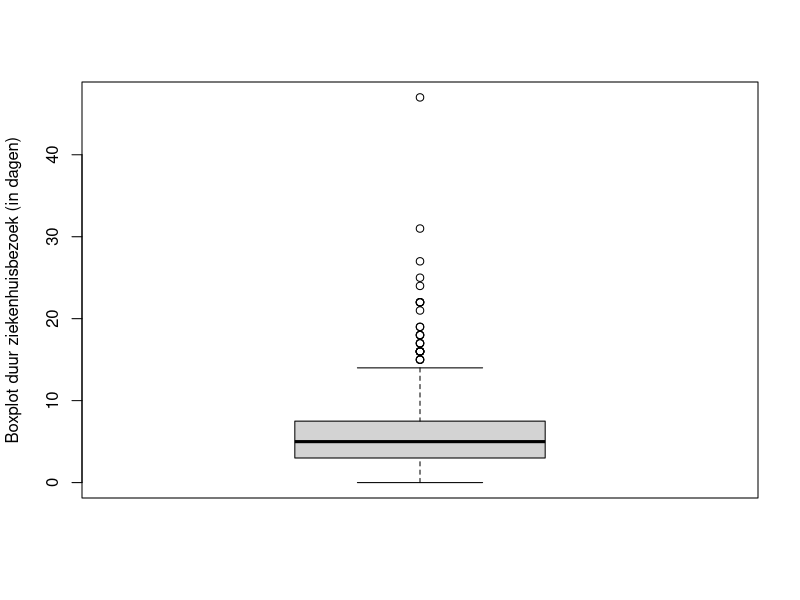
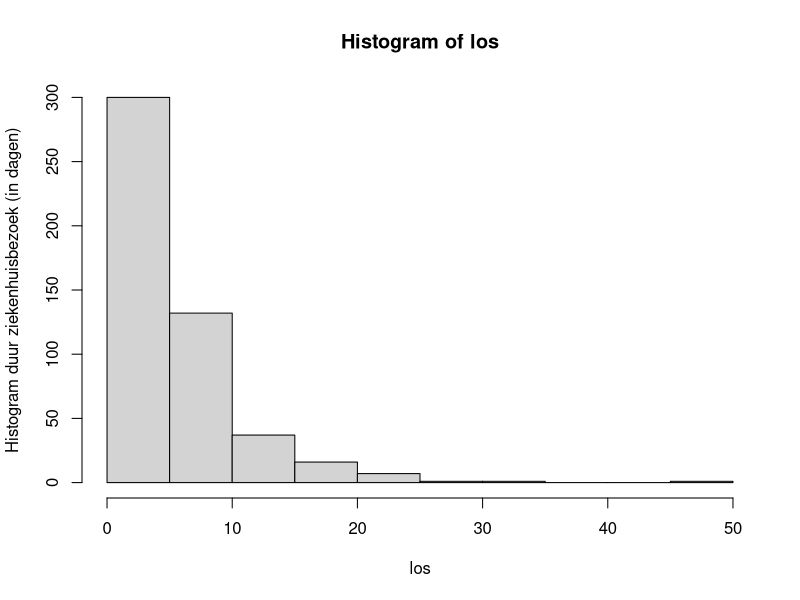
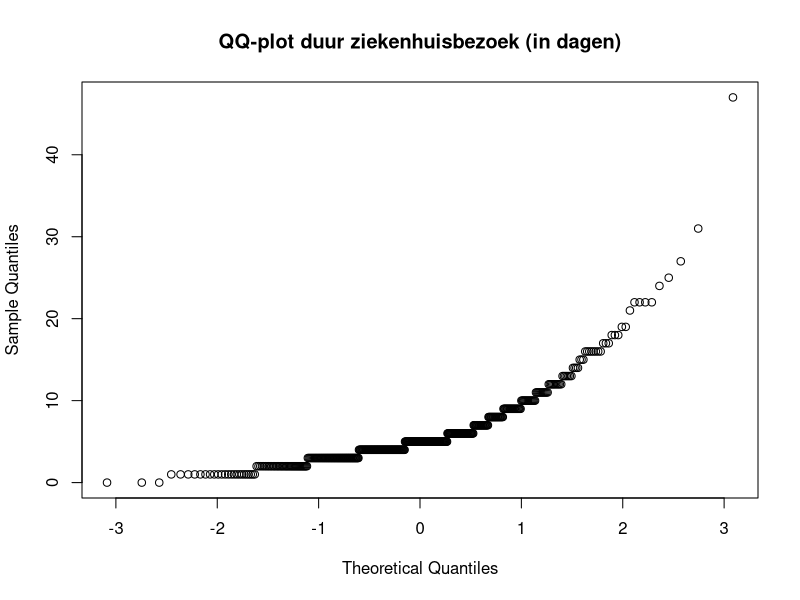
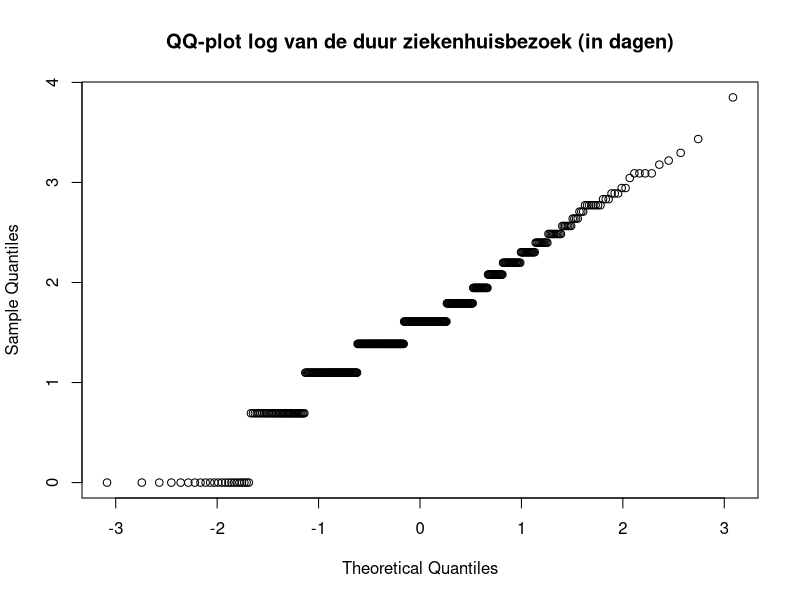
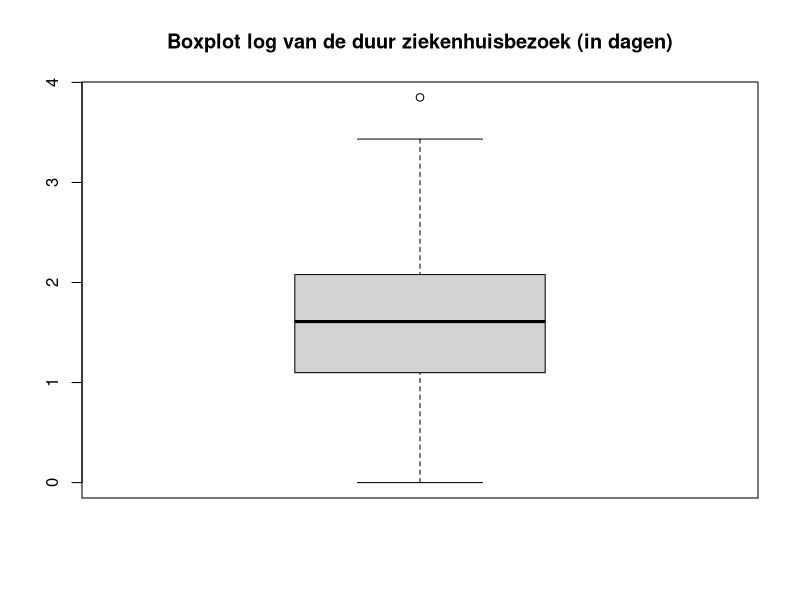
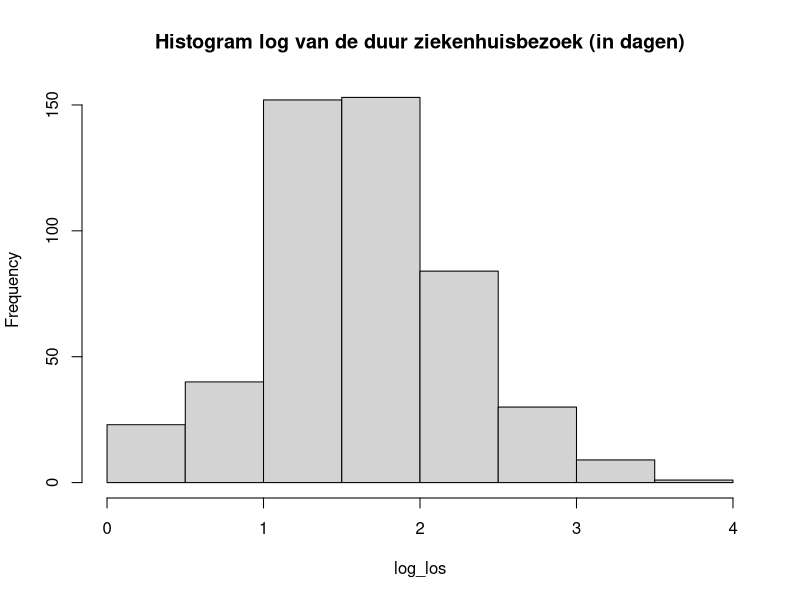
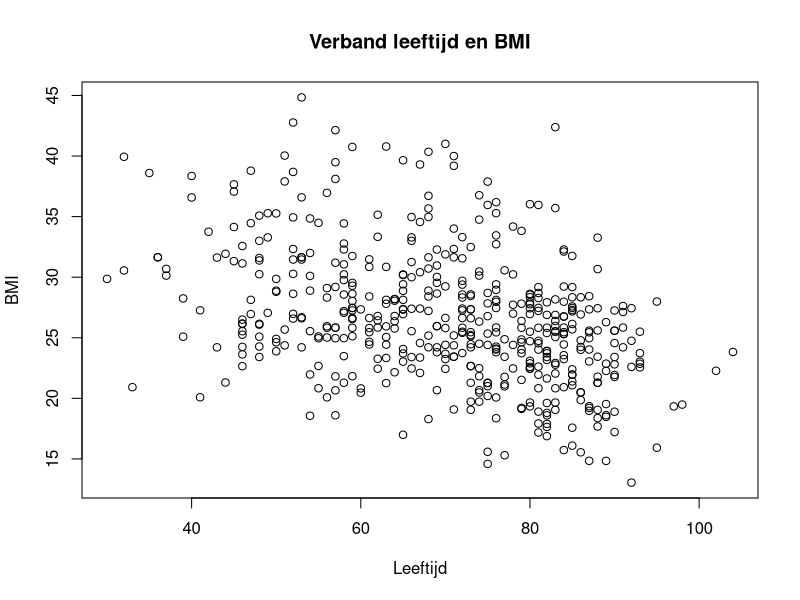

The R source for these figures, in order:
# Gegevens van heart.csv bestand
data <- read.table(file="heart.csv",header=TRUE,sep=";",dec=",")

# Verwijder de nodige rijen op basis van studienummer s0181217
i <- 2
j <- 1
k <- 7
data <- data[-c(k+1, j+1, i+1, j*k+1, i*j+1, i*k+1, i*j*k+1, i+j+k+1), ]

# 1. Bestudeer en bespreek de verdeling van de variabele los.
# Bespreek hiertoe gepaste grafische voorstellingen
# Ga ook op een formele manier na of de gegevens normaal verdeeld zijn.
# Indien dit niet het geval is, in welke zin wijken de gegevens af van normaal verdeelde gegevens.
# Kan je de gegevens transformeren naar normaal verdeelde gegevens? Bespreek.
print("1. Variabele los")
print("-------------------------------------------")

los <- data$los
print(paste0("IQR: ", IQR(los)))
print(paste0("standaardeviatie: ", sd(los)))
min_max <- range(data$los)
min <- min_max[1]
max <- min_max[2]
print(paste0("Min: ", min))
print(paste0("Max: ", max))
print(paste0("Range: ", max-min))
shapiro.test(los)
print(paste0("Shapiro: ", "W = 0.76851, p-value < 2.2e-16")) # Shapiro test om aan te tonen dat het niet normala verdeeld is, resultaat shapiro.test(los) er zelf ingeplakt, aangezien die functie de data returnt
boxplot(los, ylab="Boxplot duur ziekenhuisbezoek (in dagen)") # Boxplot assymetrisch
hist(los, ylab="Histogram duur ziekenhuisbezoek (in dagen)") # Assymetrisch # https://www.datamentor.io/r-programming/histogram/
# https://www.rdocumentation.org/packages/stats/versions/3.6.2/topics/qqnorm
# https://stackoverflow.com/questions/15589601/print-string-and-variable-contents-on-the-same-line-in-r
# https://stackoverflow.com/questions/6123378/how-to-read-in-numbers-with-a-comma-as-decimal-separator
# Strategie Computerzitting R1 2 p.4
qqnorm(los, main="QQ-plot duur ziekenhuisbezoek (in dagen)") # Qqnorm om te bepalen of normaal verdeeld, indien normaal zou dit lineair moeten zijn
# Bovenstaand plot vertoont een exponentieel verband, onderzoeken of we een lineair verband krijgen indien we de log nemen
log_los <- log(los)
log_los <- log_los[is.finite(log_los)] # Verwijder de oneindige waarden (met oneindig wil R niet plotten bij mij) # src: https://stackoverflow.com/questions/36590230/how-to-remove-rows-with-inf-from-a-dataframe-in-r
qqnorm(log_los, main="QQ-plot log van de duur ziekenhuisbezoek (in dagen)")
boxplot(log_los, main="Boxplot log van de duur ziekenhuisbezoek (in dagen)")
hist(log_los, main="Histogram log van de duur ziekenhuisbezoek (in dagen)")
avg <- mean(log_los)
sdev <- sd(log_los)
print(paste0("Approx: X~N(", avg, ", ", sdev, ")"))
shapiro.test(log_los)
print(paste0("Shapiro: ", "W = 0.97409, p-value = 1.197e-07")) # De log data is wel normaal verdeeld, # W staat voor r_Q # p-waarde zo laag waarschijnlijk door discrete dagen


# 2. Hangt de duur van het ziekenhuisverblijf af van het levend of gestorven zijn van de
# patiënten? M.a.w. is de duur van het ziekenhuisverblijf identiek verdeeld bij de popu-
# latie levende en gestorven patiënten? Voer een gepaste test uit.
print("2. Verband duur, dead/alive")
print("-------------------------------------------")

# H_0: m = m
# H_1: m != m
# Schatter voor gemiddelde en sd ziekenhuisverblijf en zien of beide groepen binnen het aanvaardingsgebied vallen
# Onduidelijk levend/gestorven na laatste opvolging of in het ziekenhuis, ik ga ervan uit dat het bij de laatste opvolging is
alive <- data$los[data$fstat=="0"] # Patienten levend bij laatste opvolging
dead <- data$los[data$fstat=="1"] # Patienten dood bij laatste opvolging
var.test(alive, dead) # 0.6906 > 0.05 -> Var dus hetzelfde
t.test(dead, alive, var.equal=TRUE) # 0.08266 > 0.05 -> H0 aanvaarden (zijn dus hetzelfde) -> Niet afhankelijk

# p-value 0.08266 > 0.05 -> Reject, er is dus wel een verband tussen de twee

# 3. Ga na of er een verband is tussen het type hartinfarct en de ontslagstatus uit het ziekenhuis
# na opname. Voer opnieuw een gepaste test uit.
# H_0: ze zijn afhankelijk van elkaar
# H_1: Niet afhankelijk van elkaar
print("3. Verband type hartinfarct/ontslagstatus")
print("-------------------------------------------")
# Discrete variabelen: X^2 test
# Leuk tabelletje opstellen
# alive ( Q golf, geen Q golf) # linksboven 0,0
# dead ( Q golf, geen Q golf) # rechtsonder 1,1
dstat <- data$dstat
mitype <- data$mitype

alive <- c(nrow(data[dstat=="0" & mitype=="0",]), nrow(data[dstat=="0" & mitype=="1",]))
dead <- c(nrow(data[dstat=="1" & mitype=="0",]), nrow(data[dstat=="1" & mitype=="1",]))
ctable <- data.frame(alive, dead)

chiSq <- chisq.test(ctable)
chiSq
chiSq$observed
chiSq$expected

noqray <- c(nrow(data[dstat=="0" & mitype=="0",]), nrow(data[dstat=="1" & mitype=="0",]))
qray <- c(nrow(data[dstat=="0" & mitype=="1",]), nrow(data[dstat=="1" & mitype=="1",]))
ctable <- data.frame(noqray, qray)

chiSq <- chisq.test(ctable)
chiSq
chiSq$observed
chiSq$expected

# p-value 0.9306 > 0.05, H0 wordt dus aanvaard (Ze zijn dus onafhankelijk van elkaar)



# 4. Kan je uit de leeftijd van de patiënt het BMI voorspellen? Beschrijf uitvoerig.
# Verband tussen twee continue variabelen
print("4. Leeftijd voorspellen uit BMI")
print("-------------------------------------------")

plot(data$age, data$bmi, type="p", xlab="Leeftijd", ylab="BMI", main="Verband leeftijd en BMI")